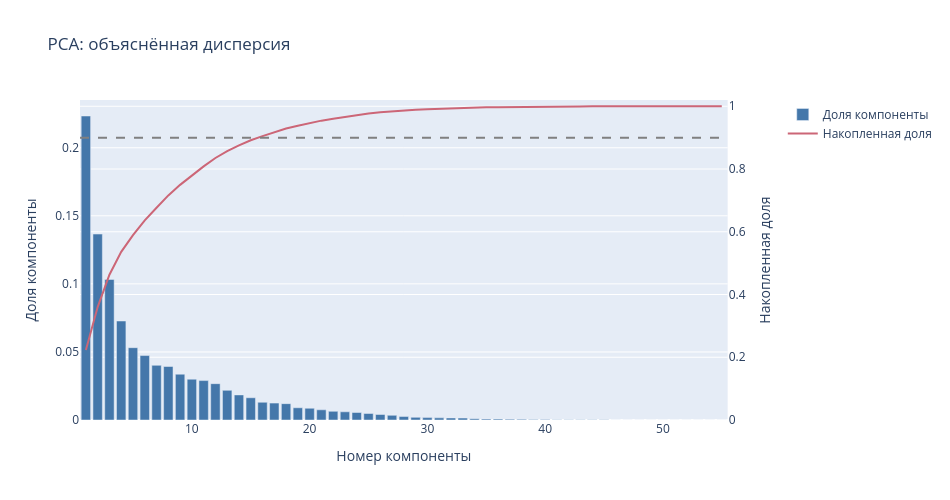
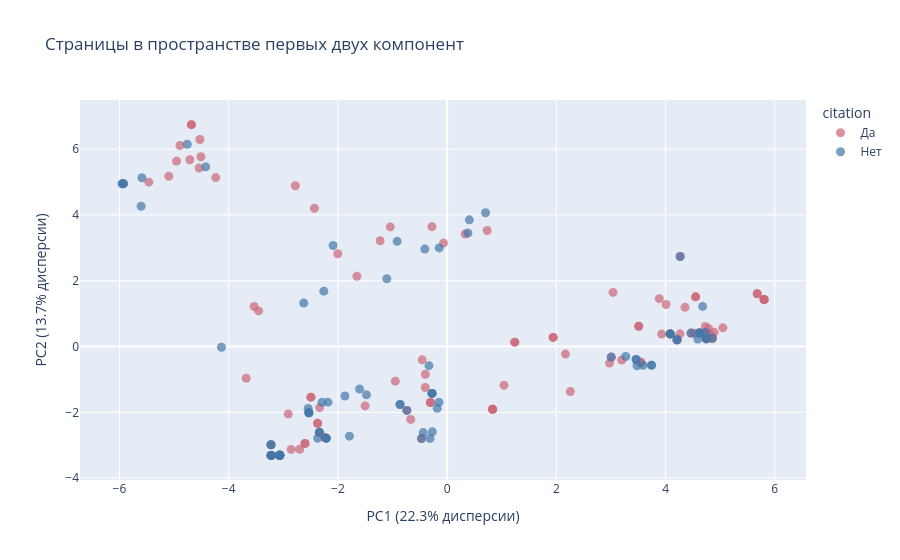

Here is the notebook cell these charts were saved with, in order:
### Markdown cell above
## PCA: структура объектов и объяснённая дисперсия

Перед PCA пропуски заменяются медианой, а признаки стандартизируются, чтобы масштаб измерения не определял компоненты. Объяснённая дисперсия показывает сохранённую вариацию признаков, а не качество предсказания целевой переменной.

### Code cell
eda_scaled = StandardScaler().fit_transform(
    SimpleImputer(strategy="median").fit_transform(eda_numeric)
)
eda_pca = PCA().fit(eda_scaled)
eda_variance = eda_pca.explained_variance_ratio_
eda_cumulative = np.cumsum(eda_variance)
eda_components = np.arange(1, len(eda_variance) + 1)

eda_component_counts = {
    share: np.searchsorted(eda_cumulative, share) + 1
    for share in (0.80, 0.90, 0.95)
}

print(f'''80% дисперсии: {eda_component_counts[0.80]} из {len(eda_variance)} компонент
90% дисперсии: {eda_component_counts[0.90]} из {len(eda_variance)} компонент
95% дисперсии: {eda_component_counts[0.95]} из {len(eda_variance)} компонент''')

for share, count in eda_component_counts.items():
    logger.report_single_value(name=f"pca_components_{share:.0%}", value=int(count))

fig = make_subplots(specs=[[{"secondary_y": True}]])
fig.add_trace(go.Bar(x=eda_components, y=eda_variance,
                     name="Доля компоненты", marker_color="#4477AA"), secondary_y=False)
fig.add_trace(go.Scatter(x=eda_components, y=eda_cumulative,
                         name="Накопленная доля", line_color="#CC6677"), secondary_y=True)
fig.add_hline(y=0.90, line_dash="dash", line_color="gray", secondary_y=True)
fig.update_layout(title="PCA: объяснённая дисперсия", xaxis_title="Номер компоненты",
                  height=500, width=950)
fig.update_yaxes(title_text="Доля компоненты", secondary_y=False)
fig.update_yaxes(title_text="Накопленная доля", range=[0, 1.02], secondary_y=True)
fig.show()
logger.report_plotly(title="EDA", series="pca_explained_variance", figure=fig)

eda_scores = eda_pca.transform(eda_scaled)
eda_projection = df[["query", "domain", "query_type"]].copy()
eda_projection["citation"] = df[eda_target].map({0: "Нет", 1: "Да"})
eda_projection["PC1"] = eda_scores[:, 0]
eda_projection["PC2"] = eda_scores[:, 1]
fig = px.scatter(eda_projection, x="PC1", y="PC2", color="citation",
                 hover_data=["query", "domain", "query_type"],
                 color_discrete_map=eda_colors,
                 title="Страницы в пространстве первых двух компонент")
fig.update_traces(marker=dict(size=9, opacity=0.7))
fig.update_xaxes(title=f"PC1 ({eda_variance[0]:.1%} дисперсии)")
fig.update_yaxes(title=f"PC2 ({eda_variance[1]:.1%} дисперсии)")
fig.show()
logger.report_plotly(title="EDA", series="pca_projection", figure=fig)

### Figure 1 — Plotly figure (JSON) as saved in the notebook; plotly's stock layout.template omitted (floating-point values rounded to 4 significant figures)
{"data": [{"marker": {"color": "#4477AA"}, "name": "Доля компоненты", "type": "bar", "x": [1, 2, 3, 4, 5, 6, 7, 8, 9, 10, 11, 12, 13, 14, 15, 16, 17, 18, 19, 20, 21, 22, 23, 24, 25, 26, 27, 28, 29, 30, 31, 32, 33, 34, 35, 36, 37, 38, 39, 40, 41, 42, 43, 44, 45, 46, 47, 48, 49, 50, 51, 52, 53, 54, 55], "xaxis": "x", "y": [0.2233, 0.1366, 0.1033, 0.07272, 0.05313, 0.04734, 0.04016, 0.0393, 0.03366, 0.02998, 0.02896, 0.02669, 0.02179, 0.01843, 0.01633, 0.01302, 0.0124, 0.01201, 0.008982, 0.008621, 0.00749, 0.006367, 0.006022, 0.005501, 0.004783, 0.004036, 0.00342, 0.002524, 0.001929, 0.001766, 0.001564, 0.001494, 0.001413, 0.0009422, 0.0006749, 0.0006469, 0.0006159, 0.0004804, 0.0003634, 0.0002918, 0.0002159, 0.000214, 0.0001696, 0.0001597, 0.0001009, 6.668e-05, 3.672e-05, 4.86e-06, 5.228e-07, 2.958e-33, 1.269e-33, 9.248e-34, 9.248e-34, 9.248e-34, 2.891e-34], "yaxis": "y"}, {"line": {"color": "#CC6677"}, "name": "Накопленная доля", "type": "scatter", "x": [1, 2, 3, 4, 5, 6, 7, 8, 9, 10, 11, 12, 13, 14, 15, 16, 17, 18, 19, 20, 21, 22, 23, 24, 25, 26, 27, 28, 29, 30, 31, 32, 33, 34, 35, 36, 37, 38, 39, 40, 41, 42, 43, 44, 45, 46, 47, 48, 49, 50, 51, 52, 53, 54, 55], "xaxis": "x", "y": [0.2233, 0.3599, 0.4632, 0.5359, 0.589, 0.6364, 0.6765, 0.7158, 0.7495, 0.7795, 0.8084, 0.8351, 0.8569, 0.8753, 0.8917, 0.9047, 0.9171, 0.9291, 0.9381, 0.9467, 0.9542, 0.9606, 0.9666, 0.9721, 0.9769, 0.9809, 0.9843, 0.9869, 0.9888, 0.9905, 0.9921, 0.9936, 0.995, 0.996, 0.9966, 0.9973, 0.9979, 0.9984, 0.9987, 0.999, 0.9992, 0.9995, 0.9996, 0.9998, 0.9999, 1.0, 1.0, 1.0, 1.0, 1.0, 1.0, 1.0, 1.0, 1.0, 1.0], "yaxis": "y2"}], "layout": {"height": 500, "shapes": [{"line": {"color": "gray", "dash": "dash"}, "type": "line", "x0": 0, "x1": 1, "xref": "x domain", "y0": 0.9, "y1": 0.9, "yref": "y2"}], "title": {"text": "PCA: объяснённая дисперсия"}, "width": 950, "xaxis": {"anchor": "y", "domain": [0.0, 0.94], "title": {"text": "Номер компоненты"}}, "yaxis": {"anchor": "x", "domain": [0.0, 1.0], "title": {"text": "Доля компоненты"}}, "yaxis2": {"anchor": "x", "overlaying": "y", "range": [0, 1.02], "side": "right", "title": {"text": "Накопленная доля"}}}}

### Figure 2 — Plotly figure (JSON) as saved in the notebook; plotly's stock layout.template omitted (floating-point values rounded to 4 significant figures; data arrays with more than 128 entries replaced by an {"elided": "..."} marker saying what was removed)
{"data": [{"customdata": {"elided": "110x3 str values"}, "hovertemplate": "citation=Да<br>PC1=%{x}<br>PC2=%{y}<br>query=%{customdata[0]}<br>domain=%{customdata[1]}<br>query_type=%{customdata[2]}<extra></extra>", "legendgroup": "Да", "marker": {"color": "#CC6677", "opacity": 0.7, "size": 9, "symbol": "circle"}, "mode": "markers", "name": "Да", "orientation": "v", "showlegend": true, "type": "scatter", "x": [-0.3068, -0.3068, 4.731, 4.267, 3.196, -2.602, -2.237, -2.602, -3.533, -2.237, 4.731, 3.884, -0.4575, 3.928, 4.465, -1.501, 4.356, -0.7372, 1.042, 4.55, 4.856, 2.974, 4.55, 4.784, 4.856, 4.009, 5.05, -0.4697, 4.832, 1.239, -2.91, -3.222, -3.222, -2.856, 1.239, -3.222, -3.222, -3.222, 3.509, 3.509, 2.256, -0.6671, -3.452, -2.002, -1.651, -3.679, 0.3293, -0.3984, -2.495, -0.9485, -3.225, -2.495, 5.679, 3.038, 4.085, 4.622, -2.339, 4.085, 5.679, -0.4013, 4.888, 3.006, 4.728, 2.167, 0.8317, 4.747, 4.21, 5.804, 1.941, 4.264, 0.8317, 5.804, 4.21, 4.53, 5.804, 1.941, 4.747, 0.8317, 4.747, 3.547, -2.372, -2.335, -2.372, -3.065, 3.547, -3.065, -3.065, -3.065, -3.065, -2.7, -3.065, -1.041, 0.7332, -0.2782, -0.06545, -1.226, -2.78, -4.237, -5.929, -5.462, -4.507, -4.711, -4.683, -4.954, -2.429, -4.541, -5.096, -4.527, -4.683, -4.892], "xaxis": "x", "y": [-1.701, -1.701, 0.4282, 2.738, -0.4127, -2.948, -2.767, -2.948, 1.22, -2.767, 0.4282, 1.455, -0.4035, 0.3783, 0.4084, -1.805, 1.191, -1.941, -1.177, 1.51, 0.2504, -0.5041, 1.51, 0.5496, 0.2504, 1.278, 0.5693, -2.798, 0.3643, 0.1338, -2.052, -3.308, -3.308, -3.127, 0.1338, -3.308, -3.308, -3.308, 0.6184, 0.6184, -1.368, -2.215, 1.084, 2.819, 2.135, -0.9655, 3.421, -0.8453, -1.539, -1.053, -2.985, -1.539, 1.606, 1.646, 0.3836, 0.4137, -2.608, 0.3836, 1.606, -1.246, 0.4334, -0.3211, 0.6102, -0.2295, -1.906, 0.2359, 0.2058, 1.429, 0.2773, 0.3852, -1.906, 1.429, 0.2058, 0.4049, 1.429, 0.2773, 0.2359, -1.906, 0.2359, -0.4791, -2.333, -1.858, -2.333, -3.303, -0.4791, -3.303, -3.303, -3.303, -3.303, -3.122, -3.303, 3.638, 3.529, 3.645, 3.144, 3.215, 4.889, 5.135, 4.952, 4.997, 5.769, 5.679, 6.746, 5.638, 4.205, 5.428, 5.178, 6.293, 6.746, 6.112], "yaxis": "y"}, {"customdata": {"elided": "85x3 str values"}, "hovertemplate": "citation=Нет<br>PC1=%{x}<br>PC2=%{y}<br>query=%{customdata[0]}<br>domain=%{customdata[1]}<br>query_type=%{customdata[2]}<extra></extra>", "legendgroup": "Нет", "marker": {"color": "#4477AA", "opacity": 0.7, "size": 9, "symbol": "circle"}, "mode": "markers", "name": "Нет", "orientation": "v", "showlegend": true, "type": "scatter", "x": [-0.8623, 4.267, -1.602, -0.2713, 3.461, -1.872, -2.182, -2.29, -2.626, -0.8623, 4.731, 3.461, 4.465, -0.1818, -1.477, -2.371, 4.679, 4.59, -0.7372, 4.856, -0.3325, 3.586, -1.789, -0.4697, -3.222, -3.222, -3.222, -3.222, -4.132, -2.531, -2.531, -2.545, -2.531, -3.225, -3.225, -0.438, 4.622, -2.339, -0.15, 4.085, 4.622, 4.622, -2.339, 4.085, 4.085, 3.271, -2.258, 3.006, -0.2763, 4.747, -0.313, -2.214, 4.21, -0.2763, 4.747, -2.214, 3.743, -0.2763, -2.214, 4.21, 3.743, 3.478, -3.065, -3.065, -3.065, -3.065, -3.065, -3.065, -3.065, -3.065, -1.104, -0.1449, 0.4065, -2.089, -0.4079, 0.7032, 0.3798, -0.9157, -4.421, -5.955, -5.929, -5.604, -5.589, -5.929, -4.759], "xaxis": "x", "y": [-1.763, 2.738, -1.291, -2.593, -0.3929, -1.503, -1.69, -1.692, 1.323, -1.763, 0.4282, -0.3929, 0.4084, -1.878, -1.469, -2.791, 1.219, 0.2307, -1.941, 0.2504, -0.5812, -0.5706, -2.725, -2.798, -3.308, -3.308, -3.308, -3.308, -0.02083, -2.014, -2.014, -1.88, -2.014, -2.985, -2.985, -2.615, 0.4137, -2.608, -1.695, 0.3836, 0.4137, 0.4137, -2.608, 0.3836, 0.3836, -0.3014, 1.684, -0.3211, -1.424, 0.2359, -2.793, -2.786, 0.2058, -1.424, 0.2359, -2.786, -0.5654, -1.424, -2.786, 0.2058, -0.5654, -0.5851, -3.303, -3.303, -3.303, -3.303, -3.303, -3.303, -3.303, -3.303, 2.062, 2.999, 3.851, 3.072, 2.963, 4.067, 3.453, 3.198, 5.462, 4.948, 4.952, 4.264, 5.129, 4.952, 6.148], "yaxis": "y"}], "layout": {"legend": {"title": {"text": "citation"}, "tracegroupgap": 0}, "title": {"text": "Страницы в пространстве первых двух компонент"}, "xaxis": {"anchor": "y", "domain": [0.0, 1.0], "title": {"text": "PC1 (22.3% дисперсии)"}}, "yaxis": {"anchor": "x", "domain": [0.0, 1.0], "title": {"text": "PC2 (13.7% дисперсии)"}}}}
